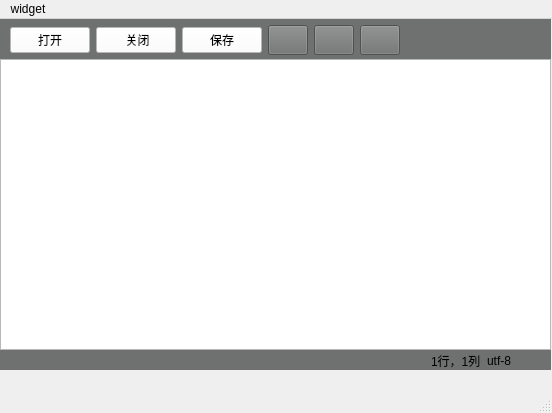
<?xml version="1.0" encoding="UTF-8"?>
<ui version="4.0">
 <class>MainWindow</class>
 <widget class="QMainWindow" name="MainWindow">
  <property name="geometry">
   <rect>
    <x>0</x>
    <y>0</y>
    <width>552</width>
    <height>413</height>
   </rect>
  </property>
  <property name="windowTitle">
   <string>传玺记事本</string>
  </property>
  <property name="windowIcon">
   <iconset resource="../resources/res.qrc">
    <normaloff>:/icon/res/sketchbook.png</normaloff>:/icon/res/sketchbook.png</iconset>
  </property>
  <widget class="QWidget" name="centralwidget">
   <property name="sizePolicy">
    <sizepolicy hsizetype="Expanding" vsizetype="Expanding">
     <horstretch>0</horstretch>
     <verstretch>0</verstretch>
    </sizepolicy>
   </property>
   <property name="autoFillBackground">
    <bool>false</bool>
   </property>
   <widget class="QWidget" name="layoutWidget">
    <property name="geometry">
     <rect>
      <x>0</x>
      <y>0</y>
      <width>551</width>
      <height>351</height>
     </rect>
    </property>
    <layout class="QVBoxLayout" name="verticalLayout">
     <property name="spacing">
      <number>0</number>
     </property>
     <item>
      <widget class="QWidget" name="widgetButton" native="true">
       <property name="minimumSize">
        <size>
         <width>0</width>
         <height>40</height>
        </size>
       </property>
       <property name="styleSheet">
        <string notr="true">background-color: rgb(111, 113, 113);</string>
       </property>
       <widget class="QWidget" name="layoutWidget">
        <property name="geometry">
         <rect>
          <x>10</x>
          <y>0</y>
          <width>548</width>
          <height>42</height>
         </rect>
        </property>
        <layout class="QHBoxLayout" name="hLayoutButton">
         <item>
          <widget class="QPushButton" name="btnOpen">
           <property name="styleSheet">
            <string notr="true">QPushButton { background-color: rgb(255, 255, 255); }
QPushButton:hover { color: red;}
QPushButton:pressed { color: blue;}</string>
           </property>
           <property name="text">
            <string>打开</string>
           </property>
          </widget>
         </item>
         <item>
          <widget class="QPushButton" name="btnClose">
           <property name="styleSheet">
            <string notr="true">QPushButton {background-color: rgb(255, 255, 255);}
QPushButton:hover { color: red;}
QPushButton:pressed { color: blue;}</string>
           </property>
           <property name="text">
            <string> 关闭</string>
           </property>
          </widget>
         </item>
         <item>
          <widget class="QPushButton" name="btnSave">
           <property name="styleSheet">
            <string notr="true">QPushButton {background-color: rgb(255, 255, 255);}
QPushButton:hover { color: red;}
QPushButton:pressed { color: blue;}</string>
           </property>
           <property name="text">
            <string>保存</string>
           </property>
          </widget>
         </item>
         <item>
          <widget class="QPushButton" name="btnOpenIcon">
           <property name="minimumSize">
            <size>
             <width>20</width>
             <height>30</height>
            </size>
           </property>
           <property name="styleSheet">
            <string notr="true">QPushButton {border-image: url(:/icon/res/open.png);}
QPushButton:hover {border-image: url(:/icon/res/open2.png);}
QPushButton:pressed {border-image: url(:/icon/res/open3.png)}</string>
           </property>
           <property name="text">
            <string/>
           </property>
          </widget>
         </item>
         <item>
          <widget class="QPushButton" name="btnCloseIcon">
           <property name="minimumSize">
            <size>
             <width>20</width>
             <height>30</height>
            </size>
           </property>
           <property name="styleSheet">
            <string notr="true">QPushButton {border-image: url(:/icon/res/delete.png);}
QPushButton:hover {border-image: url(:/icon/res/close2.png);}
QPushButton:pressed {border-image: url(:/icon/res/close3.png);}
</string>
           </property>
           <property name="text">
            <string/>
           </property>
          </widget>
         </item>
         <item>
          <widget class="QPushButton" name="btnSaveIcon">
           <property name="minimumSize">
            <size>
             <width>20</width>
             <height>30</height>
            </size>
           </property>
           <property name="styleSheet">
            <string notr="true">QPushButton {border-image: url(:/icon/res/save.png);}
QPushButton:hover {border-image: url(:/icon/res/save2.png);}
QPushButton:pressed {border-image: url(:/icon/res/save3.png);}

</string>
           </property>
           <property name="text">
            <string/>
           </property>
          </widget>
         </item>
         <item>
          <spacer name="horizontalSpacer">
           <property name="orientation">
            <enum>Qt::Orientation::Horizontal</enum>
           </property>
           <property name="sizeHint" stdset="0">
            <size>
             <width>40</width>
             <height>20</height>
            </size>
           </property>
          </spacer>
         </item>
        </layout>
        <zorder>horizontalSpacer</zorder>
        <zorder>btnClose</zorder>
        <zorder>btnOpen</zorder>
        <zorder>btnSave</zorder>
        <zorder>btnOpenIcon</zorder>
        <zorder>btnCloseIcon</zorder>
        <zorder>btnSaveIcon</zorder>
       </widget>
      </widget>
     </item>
     <item>
      <widget class="QTextEdit" name="textEdit">
       <property name="minimumSize">
        <size>
         <width>0</width>
         <height>50</height>
        </size>
       </property>
      </widget>
     </item>
     <item>
      <widget class="QWidget" name="statWidget" native="true">
       <property name="minimumSize">
        <size>
         <width>0</width>
         <height>20</height>
        </size>
       </property>
       <property name="styleSheet">
        <string notr="true">background-color: rgb(111, 113, 113);</string>
       </property>
       <widget class="QWidget" name="layoutWidget">
        <property name="geometry">
         <rect>
          <x>0</x>
          <y>0</y>
          <width>551</width>
          <height>22</height>
         </rect>
        </property>
        <layout class="QHBoxLayout" name="bottomHLayout">
         <item>
          <spacer name="statLeftHSpacer">
           <property name="orientation">
            <enum>Qt::Orientation::Horizontal</enum>
           </property>
           <property name="sizeHint" stdset="0">
            <size>
             <width>40</width>
             <height>20</height>
            </size>
           </property>
          </spacer>
         </item>
         <item>
          <widget class="QLabel" name="posLabel">
           <property name="text">
            <string>1行，1列</string>
           </property>
          </widget>
         </item>
         <item>
          <widget class="QLabel" name="codeLabel">
           <property name="text">
            <string>utf-8</string>
           </property>
          </widget>
         </item>
         <item>
          <spacer name="statRightHSpacer">
           <property name="orientation">
            <enum>Qt::Orientation::Horizontal</enum>
           </property>
           <property name="sizeType">
            <enum>QSizePolicy::Policy::Fixed</enum>
           </property>
           <property name="sizeHint" stdset="0">
            <size>
             <width>40</width>
             <height>20</height>
            </size>
           </property>
          </spacer>
         </item>
        </layout>
       </widget>
      </widget>
     </item>
    </layout>
   </widget>
  </widget>
  <widget class="QMenuBar" name="menubar">
   <property name="geometry">
    <rect>
     <x>0</x>
     <y>0</y>
     <width>552</width>
     <height>34</height>
    </rect>
   </property>
   <widget class="QMenu" name="menuwidget">
    <property name="title">
     <string>widget</string>
    </property>
   </widget>
   <addaction name="menuwidget"/>
  </widget>
  <widget class="QStatusBar" name="statusbar"/>
 </widget>
 <resources>
  <include location="../resources/res.qrc"/>
 </resources>
 <connections/>
</ui>
